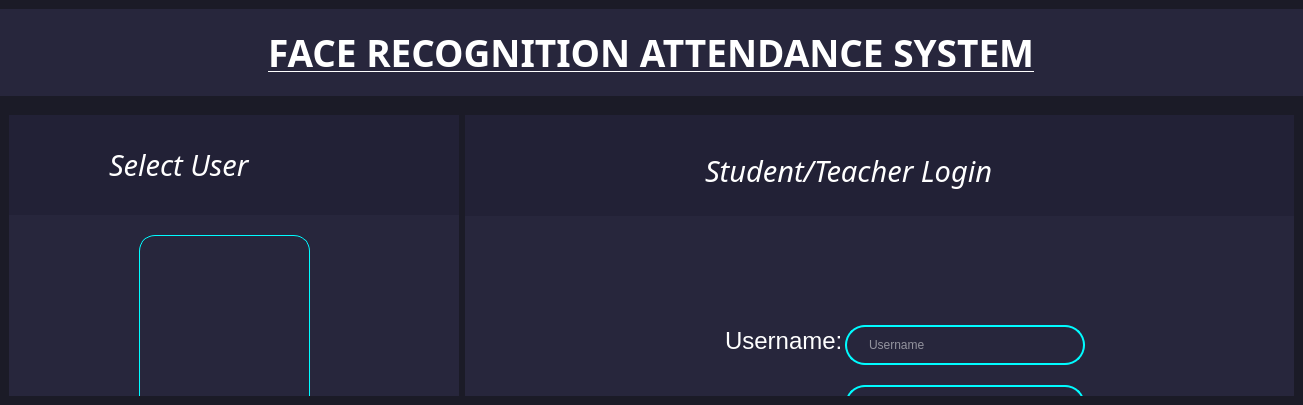
<?xml version="1.0" encoding="UTF-8"?>
<ui version="4.0">
 <class>MainWindow</class>
 <widget class="QMainWindow" name="MainWindow">
  <property name="geometry">
   <rect>
    <x>0</x>
    <y>0</y>
    <width>1303</width>
    <height>405</height>
   </rect>
  </property>
  <property name="windowTitle">
   <string>MainWindow</string>
  </property>
  <property name="styleSheet">
   <string notr="true">*{
border:none;
background-color:transparent;
background: transparent;
padding: 0;
margin: 0;
color: #fff;
}

#centralwidget{
background-color: #1b1b27;
}
#TeacherStudent,#Login,#Title{
background-color:#27263c
}

QLineEdit{
border: 2px solid rgb(0, 251, 255);
border-radius: 20px;
color: #fff;
padding-left:20px;
padding-right:20px;
backgrounnd-color: rgb(34,36,44);
}
QLineEdit:hover{
border:2px solid rgb(255,0,0);}
QlineEdit:focus{
border: 2px solid rgb(251, 255, 0);
background-color:rgb(43,45,56);
}
QRadioButton{
border:1px solid rgb(0,251,255);
border-radius:16px;}

QRadioButton:checked{
border:1px solid rgb(255, 0, 0);
border-radius:16px;}

#login_btn{
background-color: rgb(0, 251, 255);
border-radius:10px;
color: rgb(0,0,0);
}

#login_btn:hover{
background-color: qlineargradient(spread:pad, x1:0, y1:0, x2:1, y2:0, stop:0 rgba(255, 255, 255, 255), stop:1 rgba(0, 0, 0, 255));
border-radius:10px;
color: rgb(255,0,0);
}</string>
  </property>
  <widget class="QWidget" name="centralwidget">
   <property name="styleSheet">
    <string notr="true"/>
   </property>
   <layout class="QVBoxLayout" name="verticalLayout">
    <property name="spacing">
     <number>10</number>
    </property>
    <property name="leftMargin">
     <number>0</number>
    </property>
    <property name="rightMargin">
     <number>0</number>
    </property>
    <property name="bottomMargin">
     <number>0</number>
    </property>
    <item alignment="Qt::AlignTop">
     <widget class="QWidget" name="Title" native="true">
      <layout class="QHBoxLayout" name="horizontalLayout_2">
       <item alignment="Qt::AlignHCenter|Qt::AlignVCenter">
        <widget class="QFrame" name="frame_5">
         <property name="sizePolicy">
          <sizepolicy hsizetype="Preferred" vsizetype="Preferred">
           <horstretch>0</horstretch>
           <verstretch>0</verstretch>
          </sizepolicy>
         </property>
         <property name="frameShape">
          <enum>QFrame::StyledPanel</enum>
         </property>
         <property name="frameShadow">
          <enum>QFrame::Raised</enum>
         </property>
         <layout class="QVBoxLayout" name="verticalLayout_2">
          <item>
           <widget class="QLabel" name="label">
            <property name="font">
             <font>
              <family>Revengeance</family>
              <pointsize>28</pointsize>
              <weight>75</weight>
              <bold>true</bold>
              <underline>true</underline>
             </font>
            </property>
            <property name="text">
             <string>FACE RECOGNITION ATTENDANCE SYSTEM</string>
            </property>
           </widget>
          </item>
         </layout>
        </widget>
       </item>
      </layout>
     </widget>
    </item>
    <item>
     <widget class="QWidget" name="Body" native="true">
      <property name="sizePolicy">
       <sizepolicy hsizetype="Preferred" vsizetype="Expanding">
        <horstretch>0</horstretch>
        <verstretch>0</verstretch>
       </sizepolicy>
      </property>
      <layout class="QHBoxLayout" name="horizontalLayout">
       <item alignment="Qt::AlignLeft">
        <widget class="QWidget" name="TeacherStudent" native="true">
         <property name="minimumSize">
          <size>
           <width>450</width>
           <height>0</height>
          </size>
         </property>
         <property name="font">
          <font>
           <family>Orbitron</family>
          </font>
         </property>
         <widget class="QFrame" name="frame">
          <property name="geometry">
           <rect>
            <x>0</x>
            <y>-1</y>
            <width>1000</width>
            <height>101</height>
           </rect>
          </property>
          <property name="sizePolicy">
           <sizepolicy hsizetype="Expanding" vsizetype="Preferred">
            <horstretch>0</horstretch>
            <verstretch>0</verstretch>
           </sizepolicy>
          </property>
          <property name="styleSheet">
           <string notr="true">#frame{
background-color:#222136 ;}
</string>
          </property>
          <property name="frameShape">
           <enum>QFrame::StyledPanel</enum>
          </property>
          <property name="frameShadow">
           <enum>QFrame::Raised</enum>
          </property>
          <widget class="QLabel" name="label_2">
           <property name="geometry">
            <rect>
             <x>100</x>
             <y>30</y>
             <width>191</width>
             <height>41</height>
            </rect>
           </property>
           <property name="sizePolicy">
            <sizepolicy hsizetype="Preferred" vsizetype="Expanding">
             <horstretch>0</horstretch>
             <verstretch>0</verstretch>
            </sizepolicy>
           </property>
           <property name="font">
            <font>
             <family>Orbitron</family>
             <pointsize>22</pointsize>
             <italic>true</italic>
            </font>
           </property>
           <property name="styleSheet">
            <string notr="true"/>
           </property>
           <property name="text">
            <string>Select User</string>
           </property>
          </widget>
         </widget>
         <widget class="QRadioButton" name="radioButton">
          <property name="geometry">
           <rect>
            <x>130</x>
            <y>120</y>
            <width>171</width>
            <height>191</height>
           </rect>
          </property>
          <property name="text">
           <string/>
          </property>
          <property name="icon">
           <iconset>
            <normaloff>../../download - Copy.png</normaloff>../../download - Copy.png</iconset>
          </property>
          <property name="iconSize">
           <size>
            <width>300</width>
            <height>300</height>
           </size>
          </property>
         </widget>
         <widget class="QRadioButton" name="radioButton_2">
          <property name="geometry">
           <rect>
            <x>130</x>
            <y>410</y>
            <width>171</width>
            <height>201</height>
           </rect>
          </property>
          <property name="text">
           <string/>
          </property>
          <property name="icon">
           <iconset>
            <normaloff>../../downloadq.jpeg</normaloff>../../downloadq.jpeg</iconset>
          </property>
          <property name="iconSize">
           <size>
            <width>300</width>
            <height>300</height>
           </size>
          </property>
          <property name="checkable">
           <bool>true</bool>
          </property>
          <property name="checked">
           <bool>false</bool>
          </property>
         </widget>
        </widget>
       </item>
       <item>
        <widget class="QWidget" name="Login" native="true">
         <property name="sizePolicy">
          <sizepolicy hsizetype="Expanding" vsizetype="Preferred">
           <horstretch>0</horstretch>
           <verstretch>0</verstretch>
          </sizepolicy>
         </property>
         <widget class="QFrame" name="frame_2">
          <property name="geometry">
           <rect>
            <x>0</x>
            <y>0</y>
            <width>10000</width>
            <height>101</height>
           </rect>
          </property>
          <property name="sizePolicy">
           <sizepolicy hsizetype="Maximum" vsizetype="Maximum">
            <horstretch>0</horstretch>
            <verstretch>0</verstretch>
           </sizepolicy>
          </property>
          <property name="styleSheet">
           <string notr="true">#frame_2{
background-color:#222136 ;}</string>
          </property>
          <property name="frameShape">
           <enum>QFrame::StyledPanel</enum>
          </property>
          <property name="frameShadow">
           <enum>QFrame::Raised</enum>
          </property>
          <widget class="QLabel" name="label_5">
           <property name="geometry">
            <rect>
             <x>240</x>
             <y>20</y>
             <width>381</width>
             <height>71</height>
            </rect>
           </property>
           <property name="font">
            <font>
             <family>Orbitron</family>
             <pointsize>22</pointsize>
             <italic>true</italic>
            </font>
           </property>
           <property name="text">
            <string>Student/Teacher Login</string>
           </property>
          </widget>
         </widget>
         <widget class="QFrame" name="frame_6">
          <property name="geometry">
           <rect>
            <x>230</x>
            <y>160</y>
            <width>441</width>
            <height>101</height>
           </rect>
          </property>
          <property name="frameShape">
           <enum>QFrame::StyledPanel</enum>
          </property>
          <property name="frameShadow">
           <enum>QFrame::Raised</enum>
          </property>
          <widget class="QFrame" name="frame_8">
           <property name="geometry">
            <rect>
             <x>10</x>
             <y>10</y>
             <width>171</width>
             <height>131</height>
            </rect>
           </property>
           <property name="frameShape">
            <enum>QFrame::StyledPanel</enum>
           </property>
           <property name="frameShadow">
            <enum>QFrame::Raised</enum>
           </property>
           <widget class="QLabel" name="label_3">
            <property name="geometry">
             <rect>
              <x>20</x>
              <y>40</y>
              <width>131</width>
              <height>31</height>
             </rect>
            </property>
            <property name="font">
             <font>
              <pointsize>18</pointsize>
             </font>
            </property>
            <property name="text">
             <string>Username:</string>
            </property>
           </widget>
          </widget>
          <widget class="QFrame" name="frame_9">
           <property name="geometry">
            <rect>
             <x>140</x>
             <y>10</y>
             <width>291</width>
             <height>131</height>
            </rect>
           </property>
           <property name="frameShape">
            <enum>QFrame::StyledPanel</enum>
           </property>
           <property name="frameShadow">
            <enum>QFrame::Raised</enum>
           </property>
           <widget class="QLineEdit" name="lineEdit_2">
            <property name="geometry">
             <rect>
              <x>10</x>
              <y>40</y>
              <width>240</width>
              <height>40</height>
             </rect>
            </property>
            <property name="styleSheet">
             <string notr="true"/>
            </property>
            <property name="placeholderText">
             <string>Username</string>
            </property>
            <property name="clearButtonEnabled">
             <bool>false</bool>
            </property>
           </widget>
          </widget>
         </widget>
         <widget class="QFrame" name="frame_7">
          <property name="geometry">
           <rect>
            <x>230</x>
            <y>250</y>
            <width>441</width>
            <height>111</height>
           </rect>
          </property>
          <property name="frameShape">
           <enum>QFrame::StyledPanel</enum>
          </property>
          <property name="frameShadow">
           <enum>QFrame::Raised</enum>
          </property>
          <widget class="QFrame" name="frame_10">
           <property name="geometry">
            <rect>
             <x>10</x>
             <y>10</y>
             <width>171</width>
             <height>151</height>
            </rect>
           </property>
           <property name="frameShape">
            <enum>QFrame::StyledPanel</enum>
           </property>
           <property name="frameShadow">
            <enum>QFrame::Raised</enum>
           </property>
           <widget class="QLabel" name="label_4">
            <property name="geometry">
             <rect>
              <x>20</x>
              <y>10</y>
              <width>131</width>
              <height>51</height>
             </rect>
            </property>
            <property name="font">
             <font>
              <pointsize>18</pointsize>
             </font>
            </property>
            <property name="text">
             <string>Password:</string>
            </property>
           </widget>
          </widget>
          <widget class="QFrame" name="frame_11">
           <property name="geometry">
            <rect>
             <x>140</x>
             <y>10</y>
             <width>311</width>
             <height>151</height>
            </rect>
           </property>
           <property name="frameShape">
            <enum>QFrame::StyledPanel</enum>
           </property>
           <property name="frameShadow">
            <enum>QFrame::Raised</enum>
           </property>
           <widget class="QLineEdit" name="lineEdit">
            <property name="geometry">
             <rect>
              <x>10</x>
              <y>10</y>
              <width>240</width>
              <height>40</height>
             </rect>
            </property>
            <property name="styleSheet">
             <string notr="true"/>
            </property>
            <property name="echoMode">
             <enum>QLineEdit::Password</enum>
            </property>
            <property name="placeholderText">
             <string>Password</string>
            </property>
           </widget>
          </widget>
         </widget>
         <widget class="QPushButton" name="login_btn">
          <property name="geometry">
           <rect>
            <x>350</x>
            <y>350</y>
            <width>141</width>
            <height>51</height>
           </rect>
          </property>
          <property name="font">
           <font>
            <family>KUVAS</family>
            <pointsize>19</pointsize>
            <weight>75</weight>
            <bold>true</bold>
           </font>
          </property>
          <property name="cursor">
           <cursorShape>PointingHandCursor</cursorShape>
          </property>
          <property name="text">
           <string>LOGIN</string>
          </property>
          <property name="icon">
           <iconset>
            <normaloff>../../login.png</normaloff>../../login.png</iconset>
          </property>
          <property name="iconSize">
           <size>
            <width>100</width>
            <height>50</height>
           </size>
          </property>
         </widget>
        </widget>
       </item>
      </layout>
     </widget>
    </item>
   </layout>
  </widget>
 </widget>
 <resources/>
 <connections/>
</ui>
